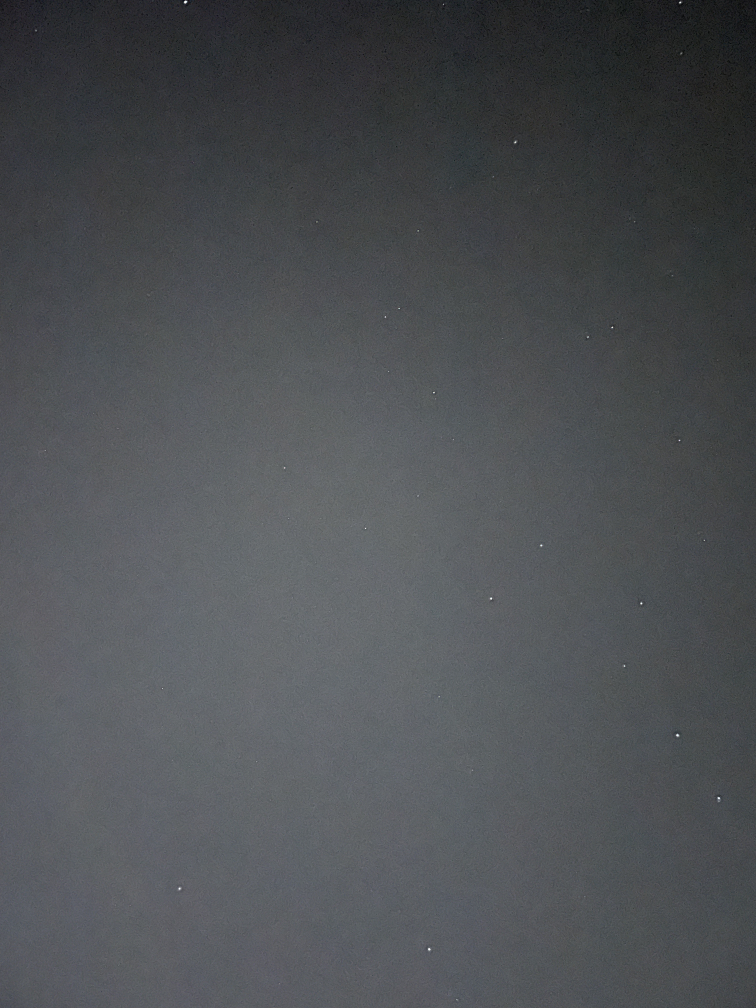
#> input picture fr1.jpg, 3024 x 4032 px (shown at 1/4 size)
$ python main.py
#> lines starting #> are read from the running program, lines starting #| are printed output that depends on the picture; after the words box and inside, x2 and y2 are one past the last pixel; in counts of white or black regions, pixels touching at a corner belong together; long printed decimals are rounded
### analyze_images.py
import cv2
import numpy as np
import networkx as nx
import math
import csv

import star_point
from star_point import StarPoint

width = 0
height = 0
first = True

header = ['id', 'x', 'y', 'radius', 'brightness']


def write_image_to_outputs(img, name):
    cv2.imwrite(f"outputs/{name}.png", img)


def write_to_csv_file(stars, file_name):
    f = open(f"outputs/{str(file_name)}.csv", 'w', encoding='UTF8', newline='')
    writer = csv.writer(f)
    writer.writerow(header)
    for star in stars:
        row = [str(star.get_id()), str(star.get_x()), str(star.get_y()), str(star.get_radius()),
               str(star.get_brightness())]
        writer.writerow(row)


def load_image_and_mask(path: str):
    """
    Open images as cv2 with grayscale color
    :param path:
    :return:
    """
#> called with path = 'fr1.jpg'
    global first
    global width
    global height
    try:
        img = cv2.imread(path, cv2.IMREAD_GRAYSCALE)
#> img: shape (4032, 3024); min 0, max 255, mean 79.4
        mask = np.zeros_like(img[:, :])
        return img, mask
    except IOError:
        raise IOError("Something went wrong with file path")


def show(img, window_name):
    cv2.namedWindow(f"{window_name}", cv2.WINDOW_NORMAL)
    cv2.imshow(f"{window_name}", img)


def valid_name(path):
    name = ""
    if '/' in path:
        name = path.split('/')[1]
        if '.' in name:
            name.split('.')
    else:
        name = path.split('.')
    return name


def scan_image(path: str, show_images=False, print_star=False):
    name = valid_name(path)
    img, mask = load_image_and_mask(path)
#> mask: shape (4032, 3024); every value is 0
    black_img = np.ones(img.shape, dtype=np.uint8)

    threshold = np.interp(np.average(img), [0, 255], [50, 400])
#> threshold = 159
    _, binary_img = cv2.threshold(img, threshold, 255, cv2.THRESH_BINARY)
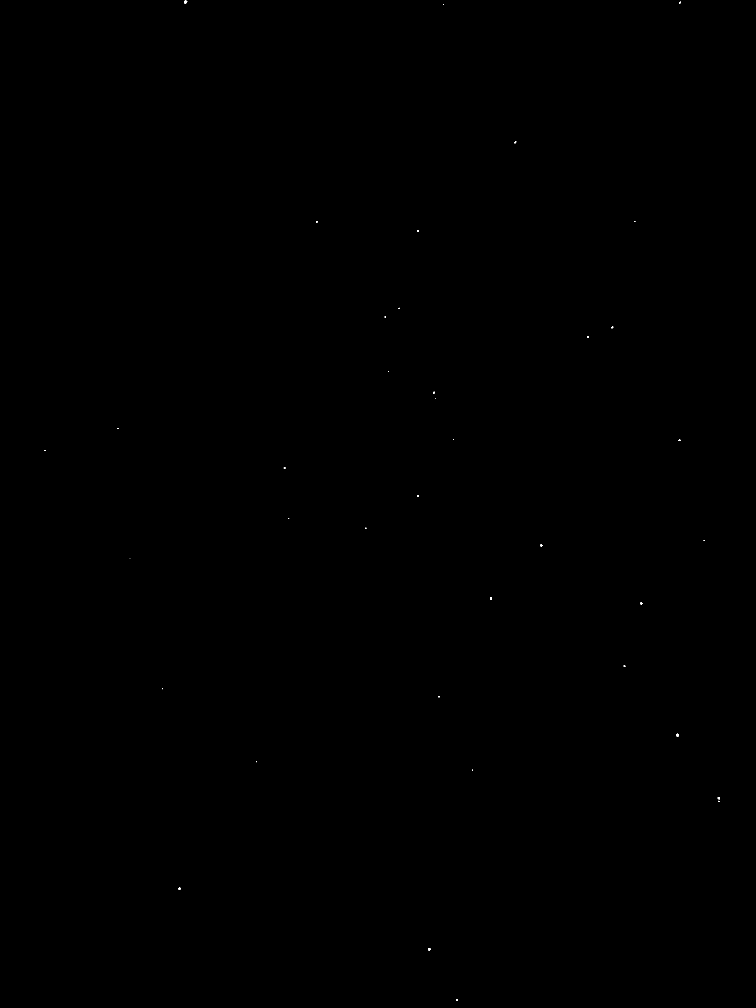
#> binary_img: shape (4032, 3024) (shown at 1/4 size); 0.01% white; 38 white regions (19 under 20 px)

    stars = []
    star_id = 1

    contours, hierarchy = cv2.findContours(binary_img, cv2.RETR_EXTERNAL, cv2.CHAIN_APPROX_SIMPLE)
#> contours = 38 contours, 24 with area under 20; largest, box (x1, y1, x2, y2) and area: (736, 2, 749, 14) 86, (2705, 2935, 2715, 2946) 70, (1712, 3792, 1724, 3803) 64, (2871, 3188, 2880, 3197) 50, (1960, 2390, 1968, 2399) 48
    for contour in contours:
        (x, y, w, h) = cv2.boundingRect(contour)
        center = (int(x + w / 2), int(y + h / 2))
        radius = int(max(w, h) / 2)
        cv2.circle(mask, center, radius, 1, -1)
        masked_img = cv2.bitwise_and(img, img, mask=mask)
        brightness = np.mean(masked_img[mask == 1])
        stars.append(StarPoint(star_id, center[0], center[1], radius, brightness))
        # draw the outer circle
        cv2.circle(black_img, center, radius + 30, (255, 255, 255), 4)
        # draw the number
        cv2.putText(black_img, f"{star_id}", (center[0] - 20, center[1] - 50), cv2.FONT_HERSHEY_SIMPLEX, 2,
                    (255, 255, 0, 255), 3)
        # draw the center of the circle
        cv2.circle(black_img, center, 1, (255, 255, 255), 2)
        star_id += 1
#> this loop made 38 passes
#> (x, y, w, h, radius, brightness) on passes 1 to 12: (1826, 3996, 4, 6, 3, 163.6), (1712, 3792, 12, 11, 6, 187.5), (714, 3550, 8, 9, 4, 199.6), (2874, 3203, 4, 5, 2, 197), (2871, 3188, 9, 9, 4, 204.6), (1888, 3078, 4, 5, 2, 202.6), (1024, 3045, 4, 4, 2, 200.1), (2705, 2935, 10, 11, 5, 205.5), (1754, 2785, 6, 4, 3, 202.5), (648, 2752, 4, 5, 2, 201.8), (2495, 2661, 7, 6, 3, 202.8), (2561, 2409, 9, 9, 4, 204.9)
#> (contour, x, y, w, h, radius, brightness) on passes 14, 25, 33: ([[519, 2233], [520, 2233]], 519, 2233, 2, 1, 1, 207.8), ([[1742, 1594], [1743, 1595], [1743, 1594]], 1742, 1594, 2, 2, 1, 204.3), ([[2538, 885], [2538, 887], [2540, 887], [2540, 885]], 2538, 885, 3, 3, 1, 204.9)
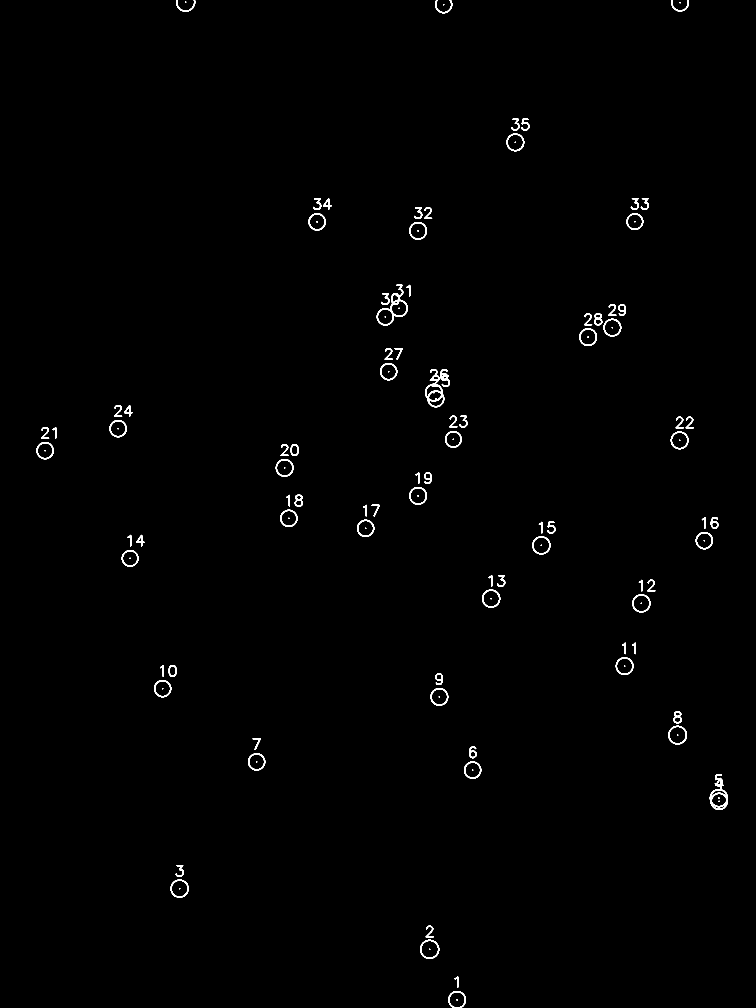
#> black_img: shape (4032, 3024) (shown at 1/4 size); values 1 (black) and 255 (white), 0.54% white; 126 white regions, largest, box (x1, y1, x2, y2) and area: (1507, 1139, 1631, 1302) 2932, (2839, 3098, 2912, 3240) 2836, (1700, 1476, 1777, 1629) 2795
#> mask: shape (4032, 3024); values 0 (black) and 1 (white), 0.01% white; 38 white regions (18 under 20 px), largest, box (x1, y1, x2, y2) and area: (736, 2, 749, 15) 113, (1712, 3791, 1725, 3804) 113, (2705, 2935, 2716, 2946) 81
#> after the loop, star_id = 39; stars = 38 items
    if print_star:
        for star in stars:
            print(star)
#> this loop made 38 passes
#| StarPoint: id: 1 x: 1828 y: 3999 r: 3 b: 163.621
#| StarPoint: id: 2 x: 1718 y: 3797 r: 6 b: 187.451
#| StarPoint: id: 3 x: 718 y: 3554 r: 4 b: 199.613
#| StarPoint: id: 4 x: 2876 y: 3205 r: 2 b: 196.956
#| StarPoint: id: 5 x: 2875 y: 3192 r: 4 b: 204.557
#| StarPoint: id: 6 x: 1890 y: 3080 r: 2 b: 202.590
#| StarPoint: id: 7 x: 1026 y: 3047 r: 2 b: 200.079
#| StarPoint: id: 8 x: 2710 y: 2940 r: 5 b: 205.467
#> (further printed lines are left out)
    concatenated = cv2.hconcat((img, black_img))
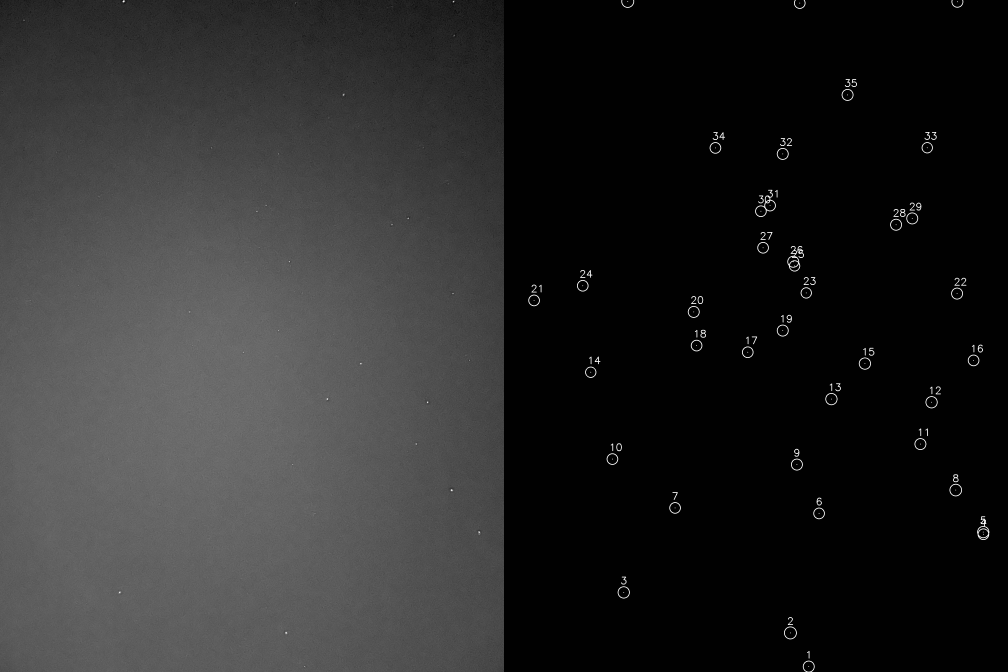
#> concatenated: shape (4032, 6048) (shown at 1/6 size); min 0, max 255, mean 40.9
    if show_images:
        show(concatenated, "orig")
    # G = build_graph(stars)
    write_to_csv_file(stars, name)
#> the loop in write_to_csv_file, `for star in stars:` made 38 passes
#> row on passes 1 to 12: ['1', '1828', '3999', '3', '163.6206896551724'], ['2', '1718', '3797', '6', '187.45070422535213'], ['3', '718', '3554', '4', '199.61256544502618'], ['4', '2876', '3205', '2', '196.9558823529412'], ['5', '2875', '3192', '4', '204.55731225296444'], ['6', '1890', '3080', '2', '202.59022556390977'], ['7', '1026', '3047', '2', '200.078853046595'], ['8', '2710', '2940', '5', '205.46666666666667'], ['9', '1757', '2787', '3', '202.53470437017995'], ['10', '650', '2754', '2', '201.773631840796'], ['11', '2498', '2664', '3', '202.78190255220417'], ['12', '2565', '2413', '4', '204.85833333333332']
    write_image_to_outputs(concatenated, f"{name}_concatenated")
    return img, black_img


# [60 lines left out: functions calc_dist, build_graph, run_matching_algorithm, not called in this run]

### star_point.py
class StarPoint:
    def __init__(self, _id, _x, _y, _radius, _brightness):
        self._star_id = _id
        self._x = _x
        self._y = _y
        self._radius = _radius
        self._brightness = _brightness

    def __str__(self):
        return f"StarPoint: id: {self._star_id} x: {self._x} y: {self._y} r: {self._radius} b: {self._brightness}"

    def get_id(self) -> int:
        return self._star_id

    def get_x(self):
        return self._x

    def get_y(self):
        return self._y

    def get_radius(self):
        return self._radius

    def get_brightness(self):
        return self._brightness

    def __eq__(self, other):
        return isinstance(other, StarPoint) and other._star_id == self._star_id

### main.py
import os

import numpy as np
import cv2
import sys

from star_point import StarPoint
from analyze_images import *

width, height = 3024, 4032


def resize_one_image(w, h, image_path):
    image = cv2.imread(str(image_path))
    resized_image = cv2.resize(image, (w, h))
    cv2.imwrite("resized/" + str(image_path), resized_image)


def resize_images(w, h):
    for file_type in ["images"]:
        for img in os.listdir(file_type):
            image = cv2.imread(str(file_type) + "/" + str(img))
            resized_image = cv2.resize(image, (w, h))
            cv2.imwrite("resized/" + str(img), resized_image)


if len(sys.argv) != 2:
    """
    default images open
    """
    scan_image("fr1.jpg", True, True)
else:
    input_string = sys.argv[1].split(" ")
    if len(input_string) == 1:
        resize_one_image(width, height, input_string[0])
        scan_image(f"resized/{str(input_string[0])}", True, True)
    else:
        str_input = sys.argv[1].split(" ")
        resize_one_image(width, height, str_input[0])
        resize_one_image(width, height, str_input[1])
        out_img = run_matching_algorithm(f"resized/{str(str_input[0])}", f"resized/{str(str_input[1])}",
                                         f"{str(str_input[0].split('.')[0])}_{str(str_input[1].split('.')[0])}")

cv2.waitKey(0)
cv2.destroyAllWindows()

# show image to screen
# cv2.namedWindow('binary_image', cv2.WINDOW_NORMAL)
# cv2.imshow('binary_image', cv2.WINDOW_NORMAL)
